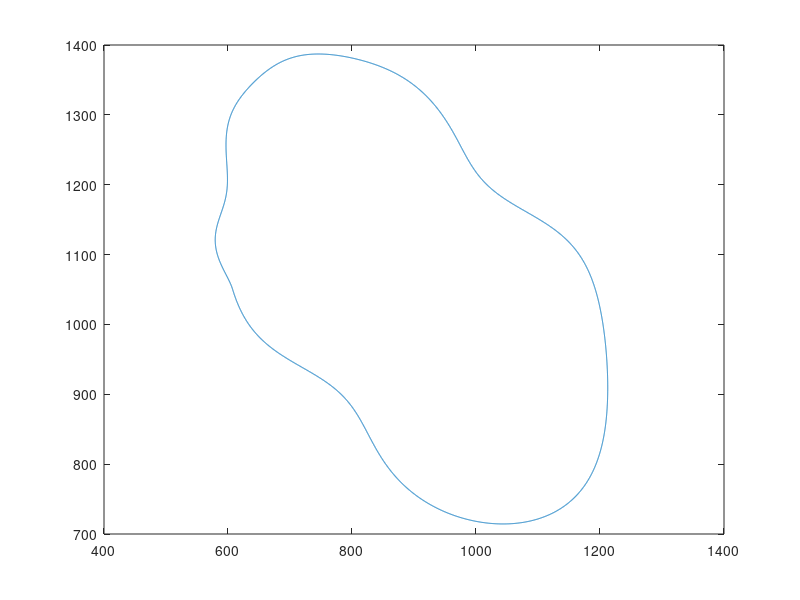

The MATLAB script that drew this image:
theta = linspace(-pi,pi,10000);
x=900+(292.5+100.*sin(-2.*theta)+25.*sin(4.*theta)+100.*exp(-0.5.*(theta-(3*pi)/2).^2).*sin(10.*theta).*sin(4.*theta)).*cos(theta);
y=1050+(292.5+100.*sin(-2.*theta)+100.*exp(-0.5.*(theta-(3*pi)/2).^2).*sin(10.*theta).*sin(4.*theta)).*sin(theta);
plot(x,y);
